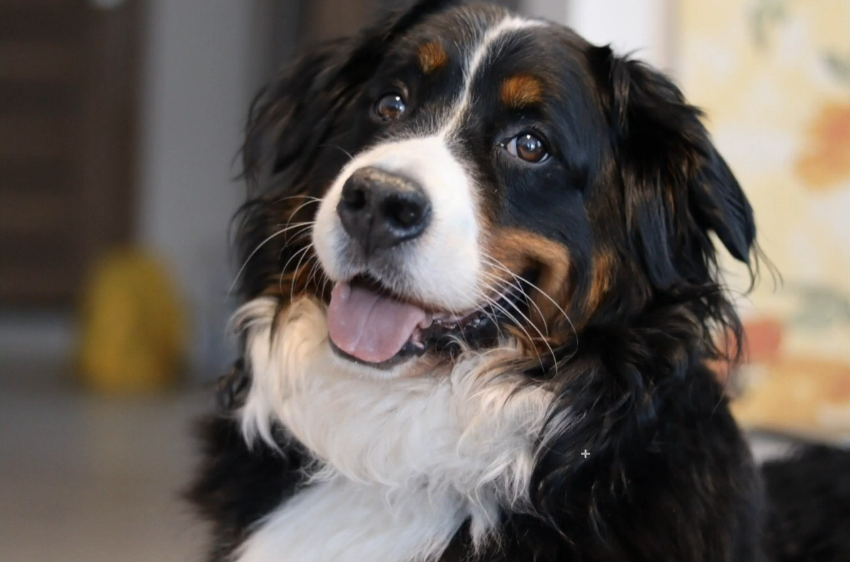
#> input picture dog.png, 850 x 562 px
$ jupyter execute notebook.ipynb
#> lines starting #> are read from the running program, lines starting #| are printed output that depends on the picture; after the words box and inside, x2 and y2 are one past the last pixel; in counts of white or black regions, pixels touching at a corner belong together
[cell 1]
import cv2 as cv
import numpy as np
import matplotlib.pyplot as plt

[cell 2]
img = cv.imread('dog.png')
#> img is the input picture: shape (562, 850, 3); mean B, G, R 87.1, 93.3, 101

[cell 3]
img.shape
#> Out = (562, 850, 3)

[cell 4]
normal = cv.cvtColor(img, cv.COLOR_BGR2RGB)

[cell 5]
def get_image(img, cmap=None):
    plt.axis('off')
    plt.imshow(img, cmap=cmap)
    plt.show()

[cell 6]
get_image(normal)

[cell 7]
hsv = cv.cvtColor(img, cv.COLOR_BGR2HSV)
#> hsv: shape (562, 850, 3); mean H, S, V 52.3, 46.6, 102.6
get_image(hsv)

[cell 8]
gray = cv.cvtColor(img, cv.COLOR_BGR2GRAY)
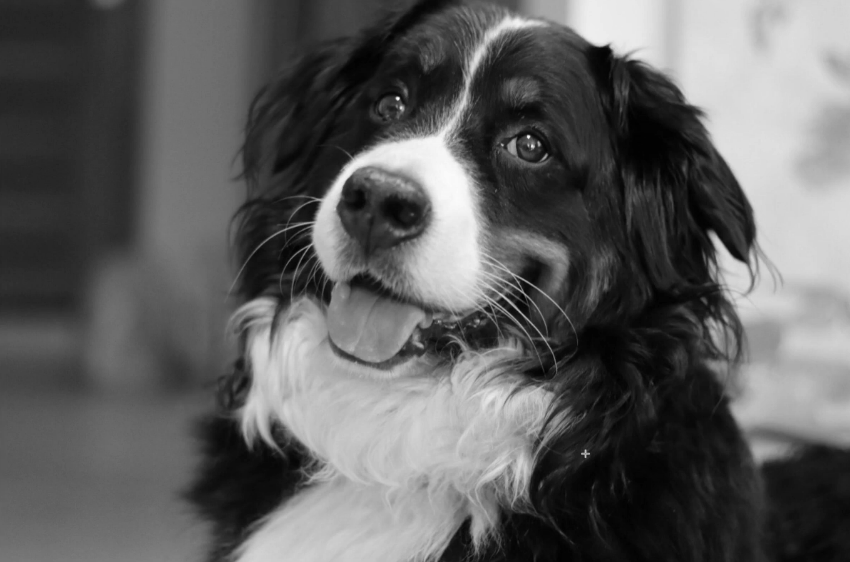
#> gray: shape (562, 850); min 1, max 252, mean 94.9
get_image(gray, cmap='gray')

[cell 9]
# Blurred

width, height = normal.shape[:2]
#> width = 562; height = 850
n = int(0.05 * width)
#> n = 28
k = (n, n)
#> k = (28, 28)
blur = cv.blur(normal, k)
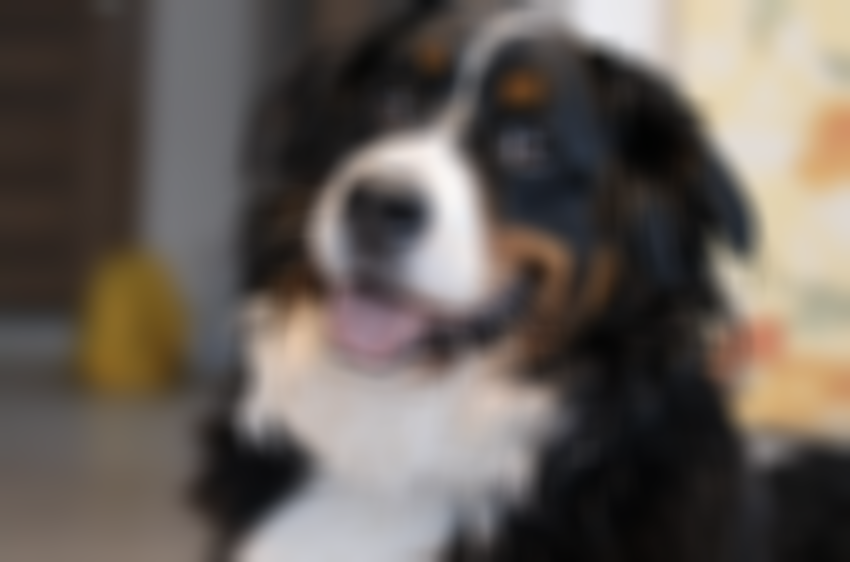
#> blur: shape (562, 850, 3); mean R, G, B 101, 93.3, 87
get_image(blur)

[cell 10]
#binary
v, binary = cv.threshold(gray, 100, 255, cv.THRESH_BINARY)
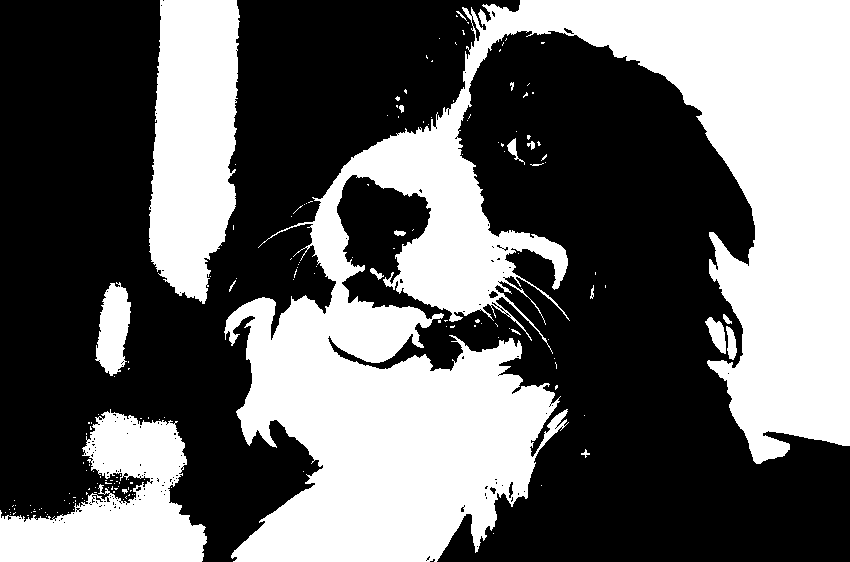
#> binary: shape (562, 850); 40.6% white; 172 white regions (153 under 20 px), largest, box (x1, y1, x2, y2) and area: (224, 0, 850, 562) 150984, (149, 0, 240, 304) 21984, (0, 409, 207, 562) 16811
get_image(binary, cmap='gray')

[cell 11]
#invert
invert = cv.bitwise_not(binary)
get_image(invert, cmap='gray')
